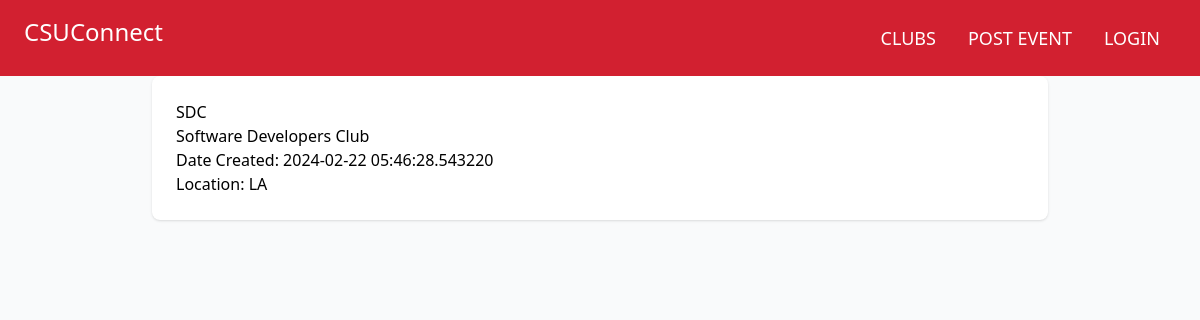
The app's page /club/1 with its own data.
### app/models.py (models this page shows, shortened)
class Club(db.Model):
    id = db.Column(db.Integer, primary_key=True)
    name = db.Column(db.String(200), nullable=False)
    description = db.Column(db.String(200), nullable=False)
    date_created = db.Column(db.DateTime, default=datetime.utcnow)
    location = db.Column(db.String(200), nullable=True)
    user_id = db.Column(db.Integer, db.ForeignKey('user.id'))
    user = db.relationship('User', backref=db.backref('clubs', lazy=True))

### app/club.py (the view)
@club_bp.route('/club/<int:id>', methods=['GET', 'POST'])
def club(id):
    club = Club.query.get_or_404(id)
    return render_template('club.html', user=current_user, club=club, include_header=True)

### app/templates/club.html (shortened to what this page needs)
{% extends 'base.html' %}
{% block body %}
<div class="h-screen bg-gray-50">
  <div class="bg-white p-6 rounded-lg shadow mb-4 max-w-4xl mx-auto">
    <h2>{{ club.name }}</h2>
    <p>{{ club.description }}</p>
    <p>Date Created: {{ club.date_created }}</p>
    <p>Location: {{ club.location }}</p>
  </div>
</div>
{% endblock %}

### records on screen
Club: name "SDC", description "Software Developers Club", date_created "2024-02-22 05:46:28.543220", location "LA"
